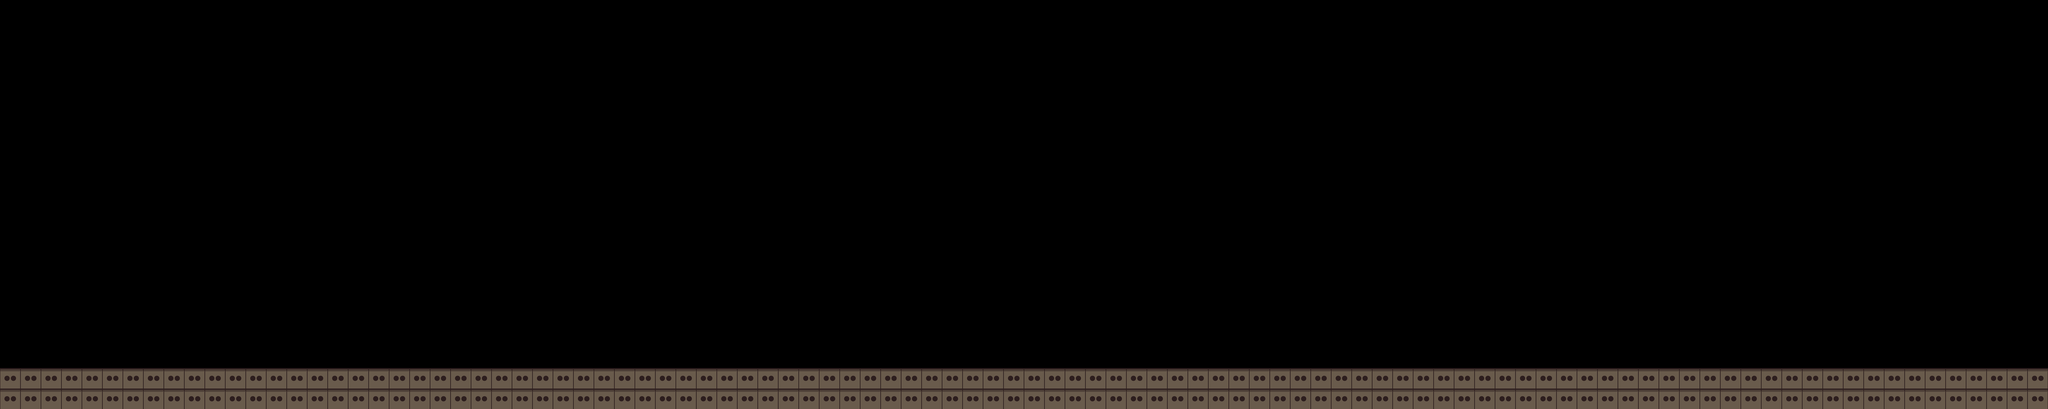

A 2D game scene composited from a Tiled map and its tileset images. What follows is a short description and the map's XML, with each tile layer's data collapsed to a summary:
An orthogonal 100x20 tile map with 64x64 px tiles, 1 tile layer (platformLayer), 1 hidden layer not drawn and 6 objects (playerStart, playerEnd, itemBox).

<map version="1.0" orientation="orthogonal" renderorder="right-down" width="100" height="20" tilewidth="64" tileheight="64" nextobjectid="11">
 <tileset firstgid="1" name="tileset2" tilewidth="64" tileheight="64" tilecount="15" columns="3">
  <image source="../images/tileset2.png" width="192" height="320" />
 </tileset>
 <layer name="platformLayer" width="100" height="20">
  <data>[2000 cells, 200 non-empty, 1 distinct tile ids]</data>
 </layer>
 <layer name="pausedLayer" width="100" height="20" visible="0">
  <data>[2000 cells, 2000 non-empty, 1 distinct tile ids]</data>
 </layer>
 <objectgroup name="objectsLayer">
  <object id="2" name="playerStart" gid="9" x="72" y="1088" width="64" height="64">
   <properties>
    <property name="type" value="playerStart" />
   </properties>
  </object>
  <object id="4" name="playerEnd" gid="9" x="6208" y="1152" width="64" height="64">
   <properties>
    <property name="type" value="playerEnd" />
   </properties>
  </object>
  <object id="6" gid="9" x="500" y="1000" width="64" height="64">
   <properties>
    <property name="type" value="robot1Start" />
   </properties>
  </object>
  <object id="7" gid="9" x="300" y="1000" width="64" height="64">
   <properties>
    <property name="type" value="robot1Left" />
   </properties>
  </object>
  <object id="8" gid="9" x="700" y="1000" width="64" height="64">
   <properties>
    <property name="type" value="robot1Right" />
   </properties>
  </object>
  <object id="10" name="itemBox" gid="9" x="1155.88" y="1183.51" width="64" height="64">
   <properties>
    <property name="type" value="itemBox" />
   </properties>
  </object>
 </objectgroup>
</map>
